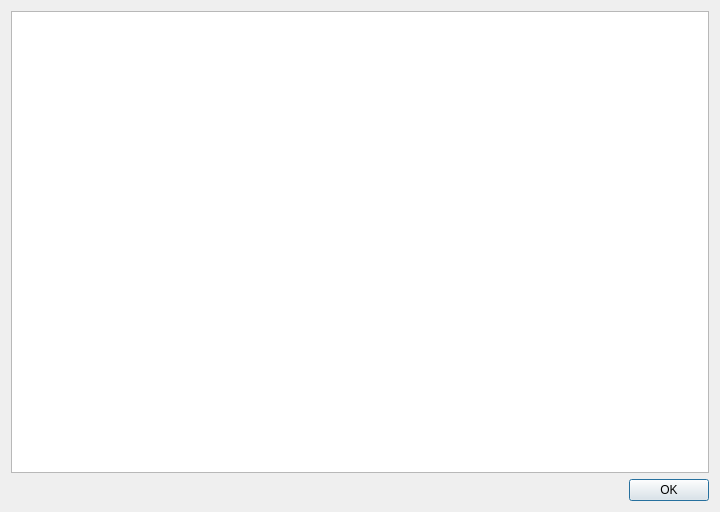
<ui version="4.0" >
 <class>CommandDialog</class>
 <widget class="QDialog" name="CommandDialog" >
  <property name="geometry" >
   <rect>
    <x>0</x>
    <y>0</y>
    <width>720</width>
    <height>512</height>
   </rect>
  </property>
  <property name="windowTitle" >
   <string>Git Command Output</string>
  </property>
  <layout class="QVBoxLayout" >
   <item>
    <widget class="QTextEdit" name="commandText" >
     <property name="font" >
      <font>
       <family>Monospace</family>
       <pointsize>13</pointsize>
      </font>
     </property>
     <property name="acceptDrops" >
      <bool>false</bool>
     </property>
     <property name="readOnly" >
      <bool>true</bool>
     </property>
    </widget>
   </item>
   <item>
    <layout class="QHBoxLayout" >
     <item>
      <spacer>
       <property name="orientation" >
        <enum>Qt::Horizontal</enum>
       </property>
       <property name="sizeHint" >
        <size>
         <width>261</width>
         <height>20</height>
        </size>
       </property>
      </spacer>
     </item>
     <item>
      <widget class="QPushButton" name="okButton" >
       <property name="text" >
        <string>OK</string>
       </property>
      </widget>
     </item>
    </layout>
   </item>
  </layout>
 </widget>
 <tabstops>
  <tabstop>okButton</tabstop>
  <tabstop>commandText</tabstop>
 </tabstops>
 <resources/>
 <connections>
  <connection>
   <sender>okButton</sender>
   <signal>clicked()</signal>
   <receiver>CommandDialog</receiver>
   <slot>close()</slot>
   <hints>
    <hint type="sourcelabel" >
     <x>352</x>
     <y>277</y>
    </hint>
    <hint type="destinationlabel" >
     <x>199</x>
     <y>149</y>
    </hint>
   </hints>
  </connection>
 </connections>
</ui>
